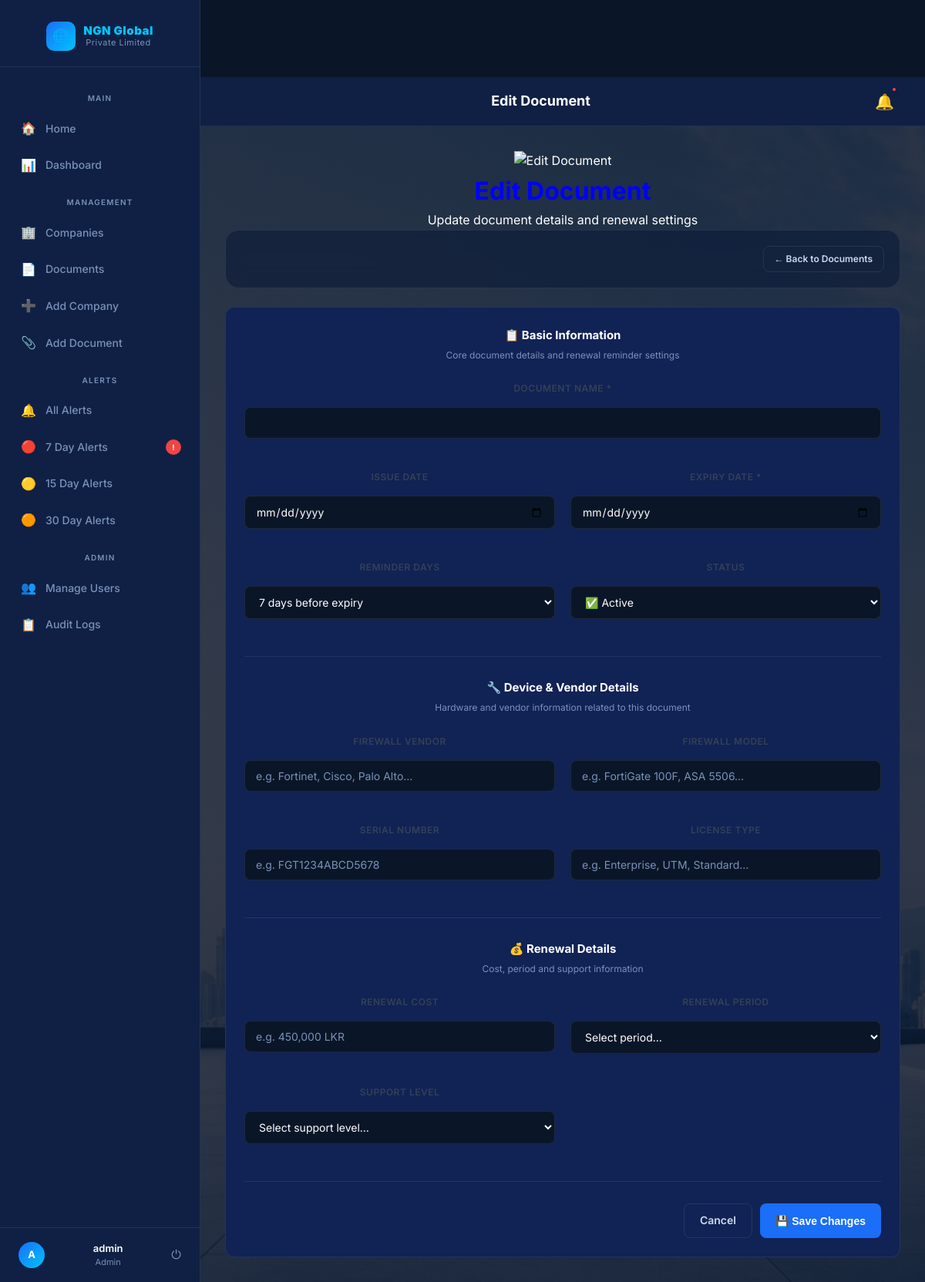
The app's page /edit-document/6 (signed in), older data.
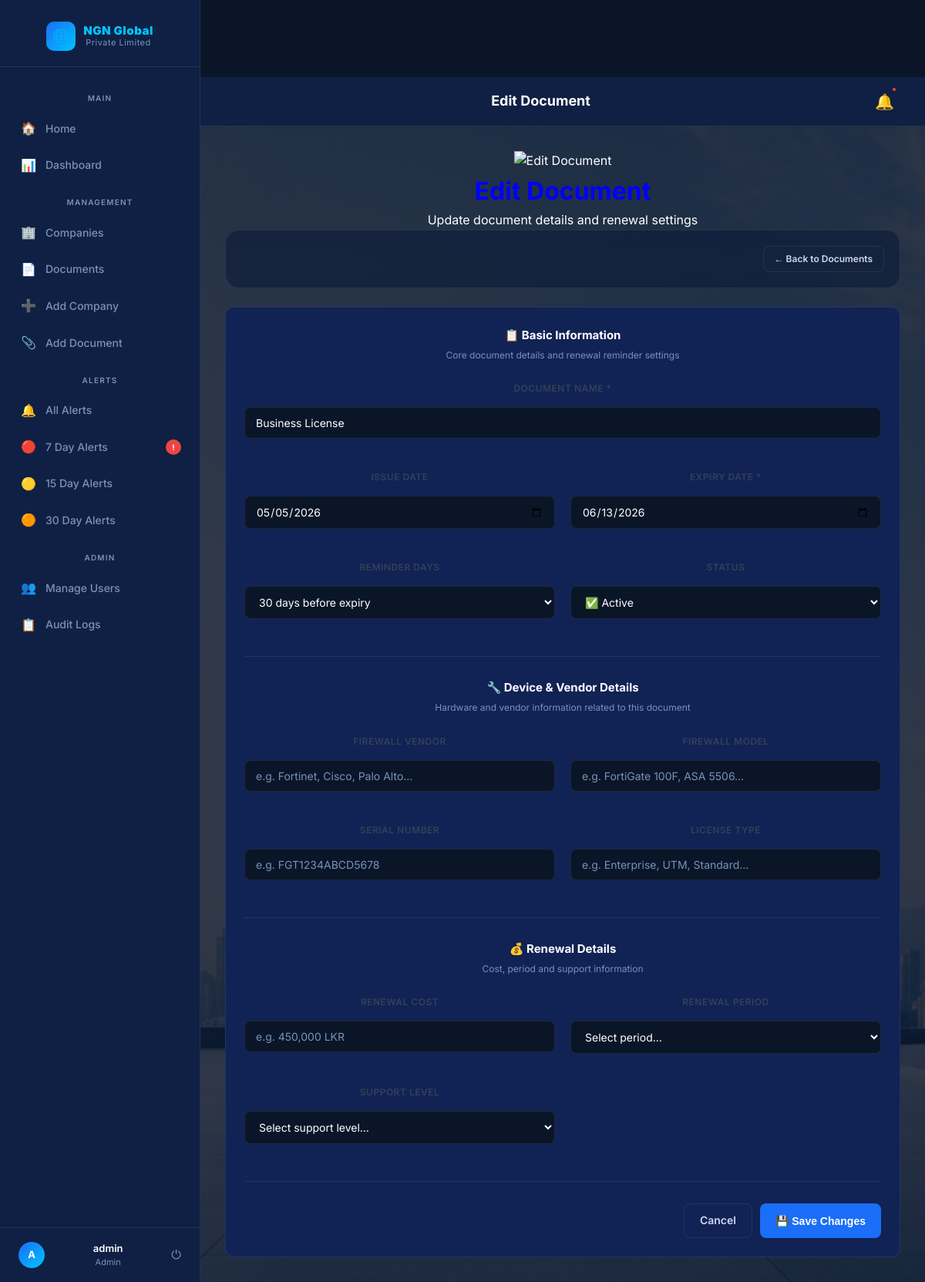
The same page, newer data.
### tables this page shows
CREATE TABLE documents (
    id INTEGER PRIMARY KEY AUTOINCREMENT,
    company_id INTEGER,
    document_name TEXT,
    issue_date TEXT,
    expiry_date TEXT,
    reminder_days INTEGER, firewall_vendor TEXT, firewall_model TEXT, serial_number TEXT, license_type TEXT, renewal_cost TEXT, renewal_period TEXT, support_level TEXT, status TEXT DEFAULT Active,
    FOREIGN KEY(company_id) REFERENCES companies(id)
);

### app.py (the view, shortened to what this page needs)
@app.route('/edit-document/<int:id>', methods=['GET', 'POST'])
def edit_document(id):
    if not admin_required():
        return "Access Denied"
    conn = sqlite3.connect('company.db')
    conn.row_factory = sqlite3.Row
    document = conn.execute(
        "SELECT * FROM documents WHERE id=?", (id,)
    ).fetchone()
    conn.close()
    return render_template('edit_document.html', document=document)

### app.py (called while the page is built)
def admin_required():
    if session.get('role') != 'admin':
        return False
    return True

### templates/edit_document.html (shortened to what the changed rows need)
{% extends 'base.html' %}
{% block content %}
<div class="page-banner">
  <div class="page-banner-overlay">
    <h1>Edit Document</h1>
  </div>
</div>
<div class="card" style="max-width:900px">
  <form method="POST">
    <div class="form-grid">
      <div class="form-group form-full">
        <label class="form-label">Document Name *</label>
        <input type="text" name="document_name" class="form-control" value="{{ document.document_name }}" required/>
      </div>
      <div class="form-group">
        <label class="form-label">Issue Date</label>
        <input type="date" name="issue_date" class="form-control" value="{{ document.issue_date }}"/>
      </div>
      <div class="form-group">
        <label class="form-label">Expiry Date *</label>
        <input type="date" name="expiry_date" class="form-control" value="{{ document.expiry_date }}" required/>
      </div>
      <div class="form-group">
        <label class="form-label">Reminder Days</label>
        <select name="reminder_days" class="form-control">
          <option value="7"  {% if document.reminder_days == 7  %}selected{% endif %}>7 days before expiry</option>
          <option value="30" {% if document.reminder_days == 30 %}selected{% endif %}>30 days before expiry</option>
        </select>
      </div>
      <div class="form-group">
        <label class="form-label">Status</label>
        <select name="status" class="form-control">
          <option value="Active"   {% if document.status == 'Active'   %}selected{% endif %}>✅ Active</option>
        </select>
      </div>
    </div>
  </form>
</div>
{% endblock %}

Row changes from the older to the newer data that the page shows:
added documents: document_name "Business License", issue_date "05/05/2026", expiry_date "06/13/2026", reminder_days "30 days before expiry", status "✅ Active"
Text that changed along with them:
form field reminder_days: "7 days before expiry" → (not shown)
form field status: "✅ Active" → (not shown)
